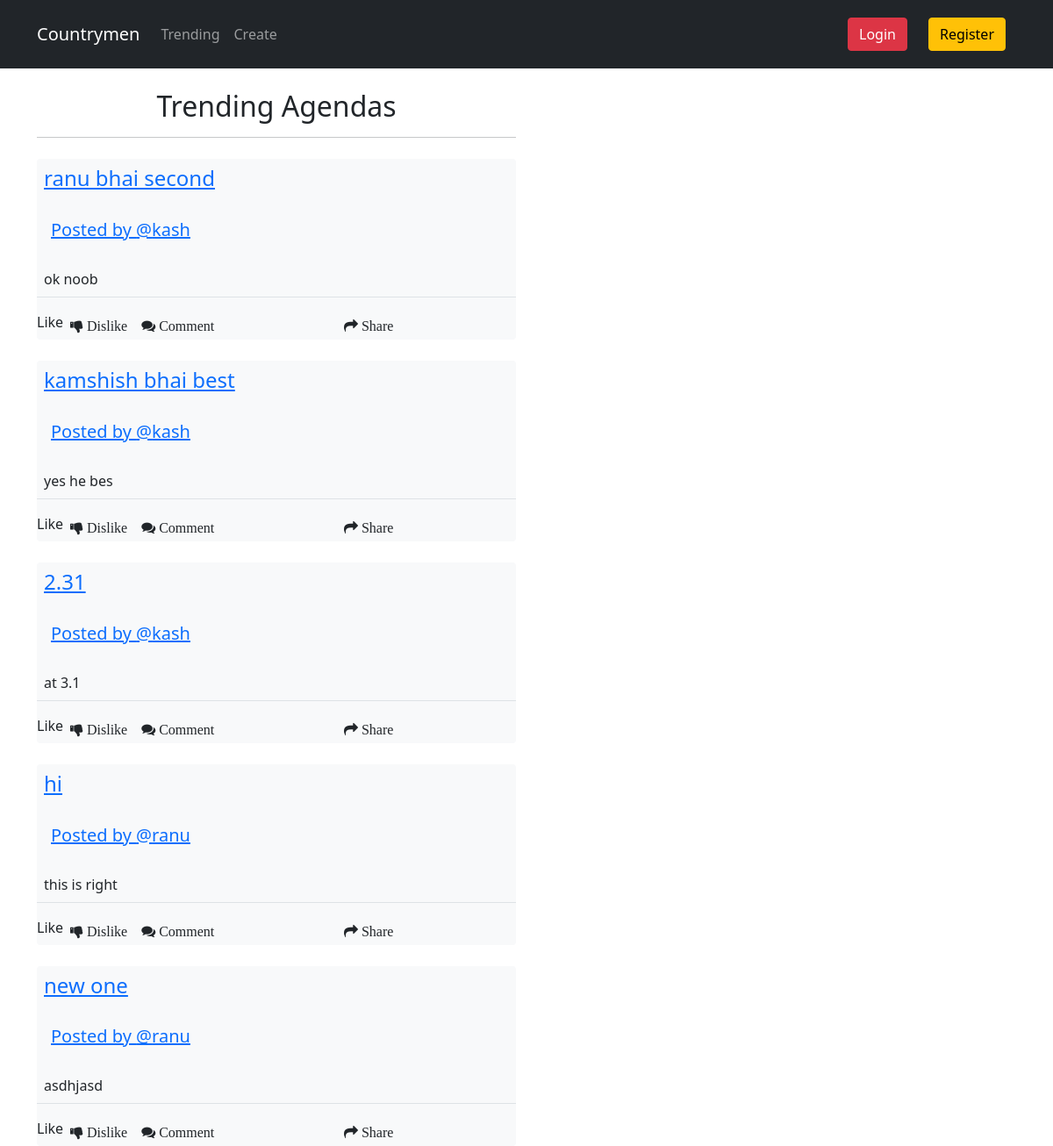
/trending/, run on an earlier commit of the app's database.
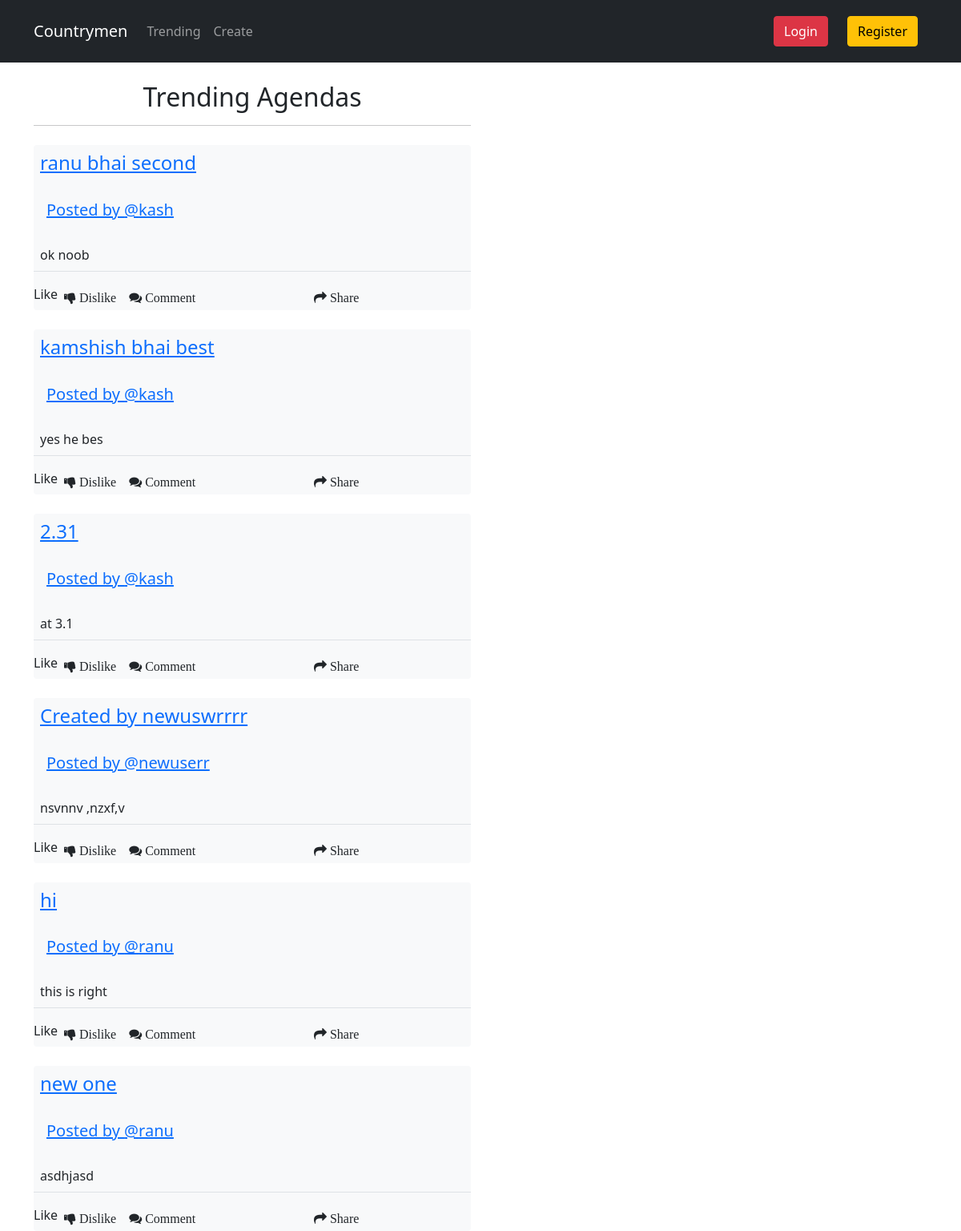
And on a later commit of the database.
### agenda/models.py (models this page shows, shortened)
class Agenda(models.Model):
    title = models.CharField(max_length=100)
    text = models.TextField()
    date = models.DateTimeField(auto_now_add = True)
    author = models.ForeignKey(Users,on_delete=models.CASCADE)
    slug = models.SlugField(default='default',editable='False',max_length=100,null=False)

class Users(AbstractUser):
    username = models.CharField(max_length=20,primary_key=True)
    name  = models.CharField(max_length=30)
    image = models.CharField(max_length=20,default="default.jpg")
    email = models.EmailField(null=True)
    def __str__(self):
        return self.username

### agenda/views.py (the view)
# urls.py: path('trending/',TrendingListView.as_view(),name = 'trending'),
class TrendingListView(ListView):
    template_name = 'trending.html'
    context_object_name = 'posts'
    def get_queryset(self):
        return Agenda.objects.annotate(total_aye = Count('aye')).order_by('-total_aye')

### templates/trending.html
{% extends "layout.html" %} {% block content %}
<div class="no-gutters">
    <div class="row">
        <div class="col-12 col-md-6">
            <h2 class="text-center">Trending Agendas</h2>
            <hr>
            {% for post in posts %}
            <a href="{% url 'agenda_view' post.slug %}">
                <div class="post  mt-4 bg-light rounded border-0 ">
                    <h4 class="p-2">{{post.title}}</h4>
                    <h5 class="p-3">Posted by
                        <a href="{% url 'profile_view' post.author.username %}">
                        @{{post.author}}{{post.Aye}}
                    </a>
                    </h5>
                    <p class="border-bottom p-2">{{post.text}}
                    </p>
                    <span class="d-flex">
                     Like
                    <i class="fa fa-thumbs-down p-2"> Dislike </i>
                    <i class="fa fa-comments p-2"> Comment </i>
                    <i class="fa fa-share p-2 m-auto"> Share </i>
                </span>
                </div>
            </a>
            {% endfor %}
        </div>
        <div class="col-6"></div>
    </div>
</div>
{% endblock %}

What changed in the data, as far as the page shows it:
added Agenda: title "Created by newuswrrrr", author "newuserr", text "nsvnnv ,nzxf,v"
